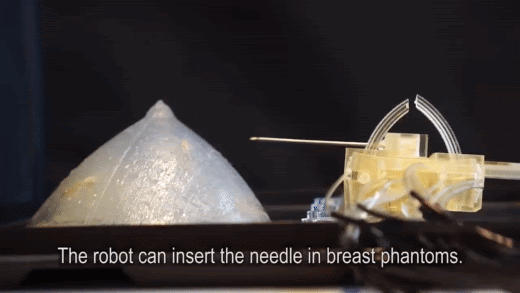
%> input picture An_MRI-Compatible_Robotic_System_for_Breast_Biopsy.gif, 520 x 293 px
$ octave GetGifFrames.m   (GNU Octave 9; MATLAB toolbox functions it lacks are replaced by stand-ins)
%> lines starting %> are read from the running program, lines starting %| are printed output that depends on the picture; in (x1, y1, x2, y2) boxes, pixels count from 0 and x2, y2 are one past the last pixel; in counts of white or black regions, pixels touching at a corner belong together; the program's own positions count from 1
% Get images from gif and save then to the folder
[allframedata, map] = imread('An_MRI-Compatible_Robotic_System_for_Breast_Biopsy.gif', 'frames', 'all');
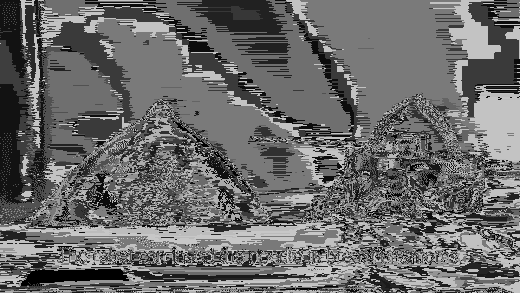
%> allframedata: size 293x520 uint8; min 0, max 203, mean 105.9
%> map = 256 rows, first 12: [0.0275 0.0157 0.0196; 0.643 0.51 0.306; 0.549 0.561 0.6; 0.333 0.271 0.227; 0.863 0.78 0.627; 0.278 0.247 0.4; 0.2 0.153 0.118; 0.851 0.71 0.4; 0.471 0.392 0.306; 0.573 0.518 0.396; 0.2 0.0824 0.0549; 0.71 0.659 0.565]
alldimensions = size(allframedata);
%> alldimensions = [293 520]
number_of_frames = alldimensions(end);
%> number_of_frames = 520
for i=1:number_of_frames
im = allframedata(:,:,1,i);
num = num2str(i);
%> num = '1'
% Tell your image names in first ''
nombre = strcat('im',num,'.jpg');
%> nombre = 'im1.jpg'
imwrite(im,map,nombre)
A=imread(nombre);
A=rgb2gray(A);
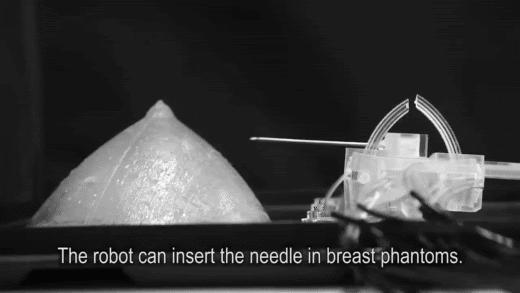
%> A: size 293x520 uint8; min 0, max 254, mean 57.2
imgThresh = A > 130;
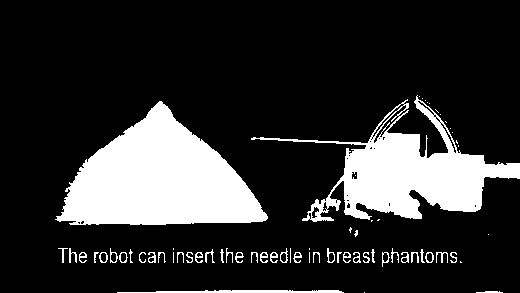
%> imgThresh: size 293x520 logical; 18.7% white; 67 white regions (25 under 20 px), largest, box (x1, y1, x2, y2) and area: (55, 101, 268, 225) 15367, (251, 95, 520, 222) 10951, (117, 290, 344, 293) 513
%> (the run ends here)
